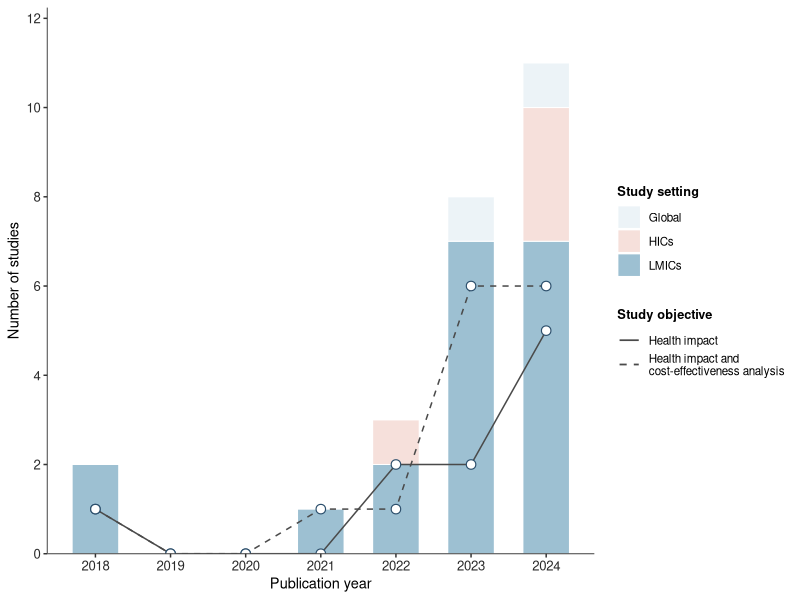

Generate this figure with R:
library(ggplot2)
library(dplyr)
library(tidyr)
library(tibble)
setting_cols <- c(
  "Global" = "#EBF2F6", 
  "HICs"   = "#F5DED9", 
  "LMICs"  = "#98BCCF" 
)
article_data <- tribble(
  ~Year, ~Objective,          ~Setting,
  2018, "Both",              "LMICs",
  2018, "Health impact",     "LMICs",
  2021, "Both",              "LMICs",
  2022, "Health impact",     "LMICs",
  2022, "Health impact",     "LMICs",
  2022, "Both",              "HICs",
  2023, "Both",              "LMICs",
  2023, "Both",              "LMICs",
  2023, "Health impact",     "Global",
  2023, "Both",              "LMICs",
  2023, "Health impact",     "LMICs",
  2023, "Both",              "LMICs",
  2023, "Both",              "LMICs",
  2023, "Both",              "LMICs",
  2024, "Health impact",     "LMICs",
  2024, "Both",              "HICs",
  2024, "Both",              "LMICs",
  2024, "Health impact",     "LMICs",
  2024, "Health impact",     "Global",
  2024, "Health impact",     "HICs",
  2024, "Health impact",     "HICs",
  2024, "Both",              "LMICs",
  2024, "Both",              "LMICs",
  2024, "Both",              "LMICs",
  2024, "Both",              "LMICs"
) %>%
  mutate(
    Objective = recode(Objective, "Both" = "Health impact and cost-effectiveness analysis", "Health impact" = "Health impact"),
    Setting = factor(Setting, levels = c("Global", "HICs", "LMICs")),
    Objective = factor(Objective, levels = c("Health impact", "Health impact and cost-effectiveness analysis"))
  )

bar_data <- article_data %>% count(Year, Setting, name = "n") %>%
  complete(Year = 2018:2024, Setting = factor(c("Global", "HICs", "LMICs"), levels = c("Global", "HICs", "LMICs")), fill = list(n = 0))

line_data <- article_data %>% count(Year, Objective, name = "n") %>%
  complete(Year = 2018:2024, Objective = factor(c("Health impact", "Health impact and cost-effectiveness analysis"), levels = c("Health impact", "Health impact and cost-effectiveness analysis")), fill = list(n = 0))
p_panel_b <- ggplot() +
  # bar 
  geom_col(data = bar_data, aes(x = Year, y = n, fill = Setting), width = 0.62, color = "white", linewidth = 0.35, alpha = 0.95) +
  # line
  geom_line(data = line_data, aes(x = Year, y = n, group = Objective, linetype = Objective), color = "#4A4A4A", linewidth = 0.52) +

  geom_point(data = line_data, aes(x = Year, y = n), shape = 21, size = 2.8, stroke = 0.6, color = "#2C4F6C", fill = "#FFFFFF") +

  scale_fill_manual(values = setting_cols, name = "Study setting") +
  scale_linetype_manual(values = c("solid", "dashed"), name = "Study objective", labels = c("Health impact", "Health impact and\ncost-effectiveness analysis")) +

  scale_x_continuous(breaks = 2018:2024) +
  scale_y_continuous(breaks = seq(0, 12, 2), limits = c(0, 12), expand = expansion(mult = c(0, 0.02))) +
  labs(x = "Publication year", y = "Number of studies") +
  theme_classic(base_family = "Helvetica") +
  theme(
    axis.title = element_text(size = 10.5),
    axis.text = element_text(size = 9.5, color = "#2A2A2A"),
    axis.line = element_line(linewidth = 0.35, color = "#4A4A4A"),
    panel.grid = element_blank(),
    legend.position = "right",
    legend.title = element_text(size = 9.2, face = "bold"),
    legend.text = element_text(size = 8.4)
  ) +
  guides(fill = guide_legend(order = 1), linetype = guide_legend(order = 2, override.aes = list(color = "#4A4A4A", linewidth = 0.6)))

print(p_panel_b)
